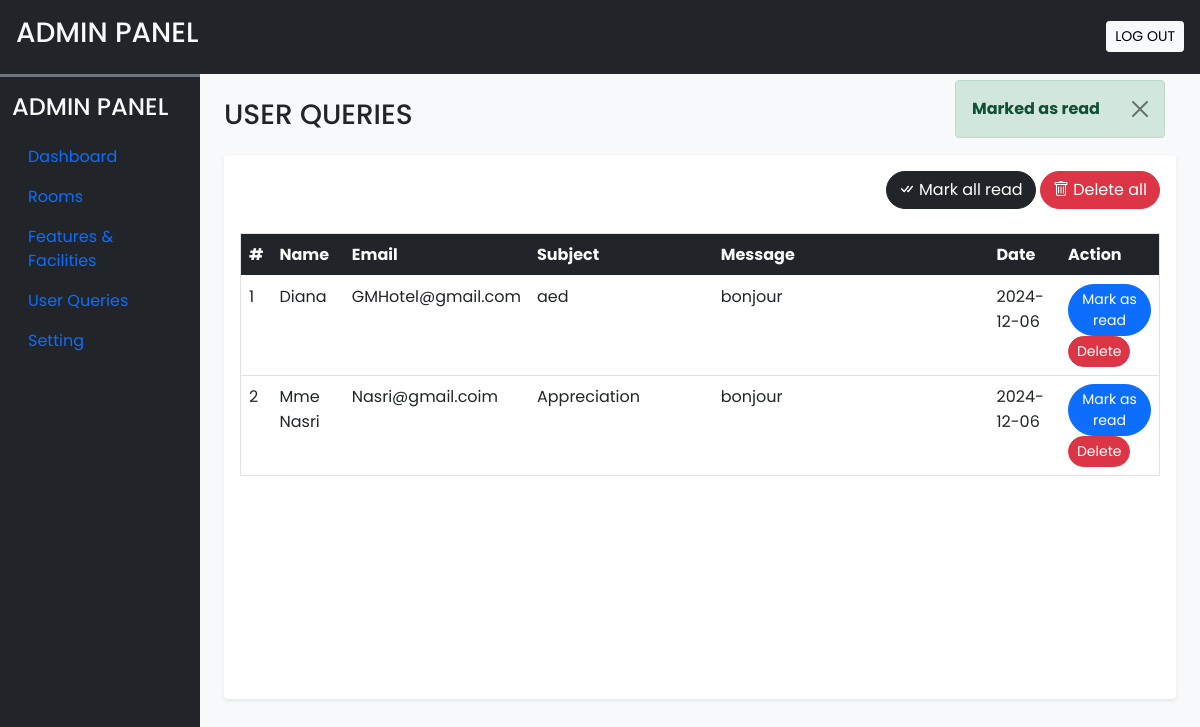
Screenshot of /ProjetHotel/admin/user_queries.php?seen=26 (signed in) with the database file from the repository.
### tables this page shows
CREATE TABLE `user_queries` (
  `sr_no` int(11) NOT NULL,
  `name` varchar(50) NOT NULL,
  `email` varchar(150) NOT NULL,
  `subject` varchar(200) NOT NULL,
  `message` varchar(500) NOT NULL,
  `date` date NOT NULL DEFAULT current_timestamp(),
  `seen` tinyint(4) NOT NULL DEFAULT 0
);

### ProjetHotel/admin/inc/db_config.php (called while the page is built, shortened)
<?php
    function filteration($data){
        foreach($data as $key => $value){
            $value = trim($value);
            $value = stripslashes($value);
            $value = htmlspecialchars($value);
            $value = strip_tags($value);
            $data[$key]=$value;
        }
        return $data;
    }
    function update($sql,$values,$datatypes)
{
    $con = $GLOBALS['con'];
    if ($stmt = mysqli_prepare($con, $sql)) {
        mysqli_stmt_bind_param($stmt, $datatypes, ...$values);
        if (mysqli_stmt_execute($stmt)) {
            $res = mysqli_stmt_affected_rows($stmt);
            return $res;
        } else {
            mysqli_stmt_close($stmt);
            die("Query cannot be executed -Update");
        }
    } else {
        die("Query cannot be prepared - Update");
    }
}
?>

### ProjetHotel/admin/user_queries.php (the view, shortened to what this page needs)
<?php
    require("inc/essentials.php");
    require("inc/db_config.php");
    if(isset($_GET['seen'])){
        $frm_data=filteration($_GET);
        if($frm_data['seen']=='all'){
            $q="UPDATE `user_queries` SET `seen`=? ";
            $values=[1];
            if(update($q,$values,'i')){
                alert('success','Marked all as read');
            }
            else{
                alert('error','Operation Failed');
            }
        }
        else{
            $q="UPDATE `user_queries` SET `seen`=? WHERE `sr_no`=?";
            $values=[1,$frm_data['seen']];
            if(update($q,$values,'ii')){
                alert('success','Marked as read');
            }
            else{
                alert('error','Operation Failed');
            }
        }
    }
?>
<!DOCTYPE html>
<html lang="en">
<head>
    <?php require('inc/links.php')?>
</head>
<body class="bg-light">
<?php require('inc/header.php');  ?>
<div class="container-fluid" id="main-content">
    <div class="row">
        <div class="col-lg-10 ms-auto p-4 overflow-hidden">
            <h3 class="mb-4">USER QUERIES</h3>
            <div class="card border-0 shadow-sm mb-4">
                <div class="card-body" >
                    <div class="text-end mb-4">
                        <a href="?seen=all" class="btn btn-dark rounded-pill shadow-none">
                            <i class="bi bi-check-all"></i> Mark all read
                        </a>
                        <a href="?del=all" class="btn btn-danger rounded-pill shadow-none">
                            <i class="bi bi-trash"></i> Delete all
                        </a>
                    </div>
                    <div class="table-responsive-md" style="height: 450px; overflow: scroll;">
                        <table class="table table-hover border">
                            <thead class="sticky-top">
                            <tr class="bg-dark text-light">
                                <th scope="col">#</th>
                                <th scope="col">Name</th>
                                <th scope="col">Email</th>
                                <th scope="col" width="20%">Subject</th>
                                <th scope="col" width="30%">Message</th>
                                <th scope="col">Date</th>
                                <th scope="col">Action</th>
                            </tr>
                            </thead>
                            <tbody>
                            <?php
                                $q="SELECT * FROM `user_queries` ORDER BY `sr_no` DESC";
                                $data = mysqli_query($con,$q);
                                $i=1;
                                while($row = mysqli_fetch_assoc($data)){
                                    $seen='';
                                    if($row['seen']!=1){
                                        $seen="<a href='?seen=$row[sr_no]' class='btn btn-sm rounded-pill btn-primary'>Mark as read</a>";
                                    }
                                    $seen.="<a href='?del=$row[sr_no]' class='btn btn-sm rounded-pill btn-danger '>Delete</a>";
                                    echo<<<query
                                        <tr>
                                            <td>$i</td>
                                            <td>$row[name]</td>
                                            <td>$row[email]</td>
                                            <td>$row[subject]</td>
                                            <td>bonjour</td>
                                            <td>$row[date]</td>
                                            <td>$seen</td>
                                        </tr>
                                    query;
                                    $i++;
                                }
                            ?>
                            </tbody>
                        </table>
                    </div>
                </div>
            </div>
        </div>
    </div>
</div>
</body>
</html>

### ProjetHotel/admin/css/common.css (style rules this page uses)
:root { --teal:#2ec1ac; --teal_hover:#279e8c; }
* { font-family: 'poppins',sans-serif; }

### rows the page displays
user_queries: name "Diana", email "GMHotel@gmail.com", subject "aed", date "2024-12-06"
user_queries: name "Mme Nasri", email "Nasri@gmail.coim", subject "Appreciation", date "2024-12-06"

### other values shown
$msg "Marked as read"
